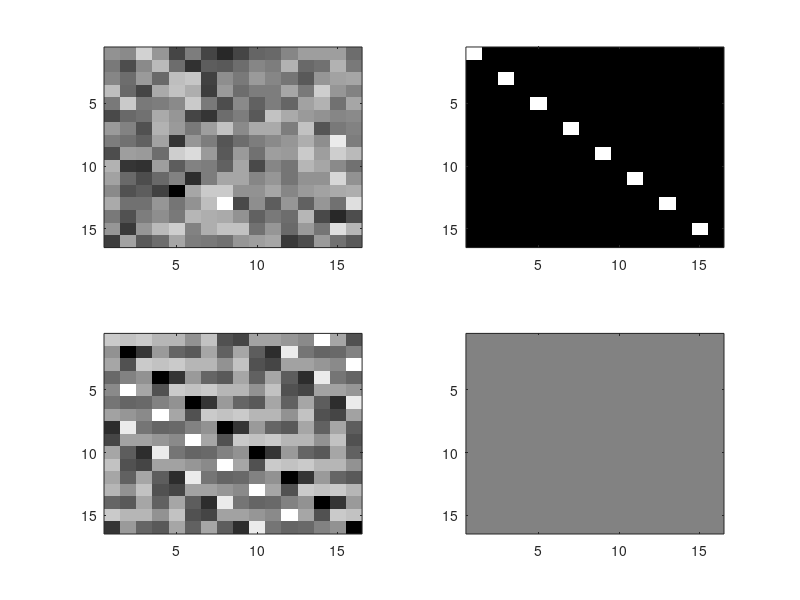

MATLAB code for this plot:
clear;
n=16;
gg=randn(n,n);
ff=zeros(n,n);
%ff(1+n/4,1+n/4)=1;
%ff(1+n/4+n/2,1+n/4)=1;
%ff(1+n/4,1+n/4+n/2)=1;
%ff(1+n/4+n/2,1+n/4+n/2)=1;
%ff(1+n/2,1)=1;
%ff(1+n/2,1+n/2)=1;
%ff(1,1)=1;
%ff(1,1+n/2)=1;
for k=1:n/2
   ff(2*k-1,2*k-1)=1;
end   
igg=fft2(gg);
iff=fft2(ff);
ifg=iff.*igg;
fg=ifft2(ifg);
figure(1)
colormap(gray)
subplot(2,2,1),imagesc(gg)
subplot(2,2,2),imagesc(ff)
subplot(2,2,3),imagesc(real(fg))
subplot(2,2,4),imagesc(imag(fg))
